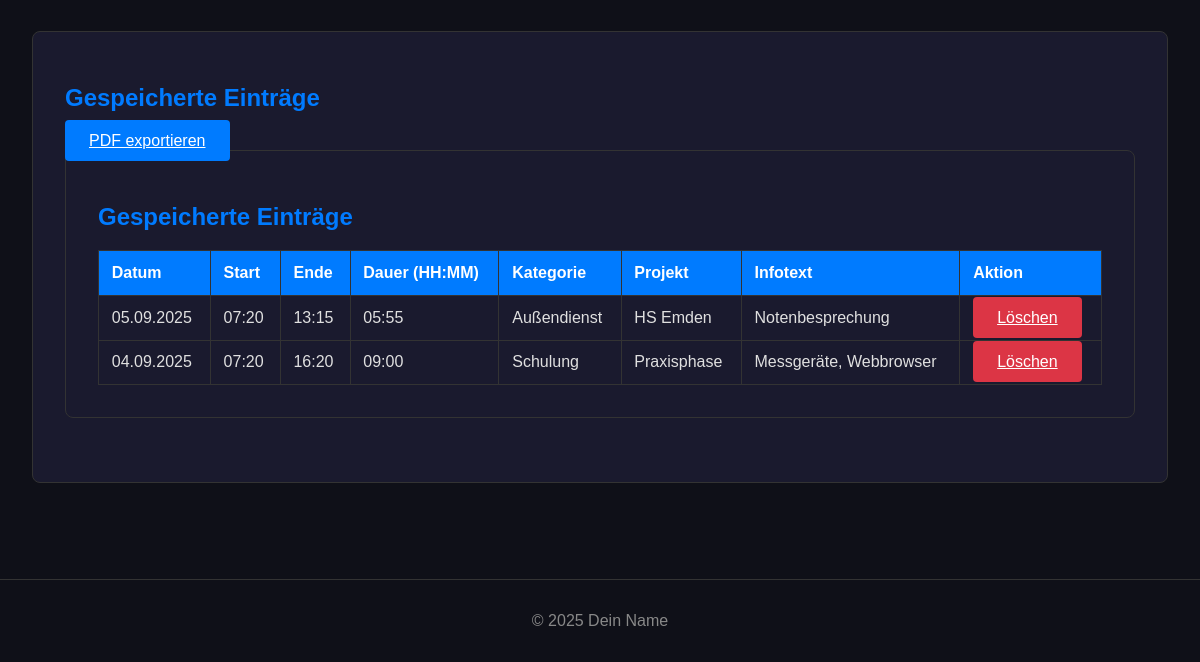
The page /dokumentation (lower part) on the database as committed earlier.
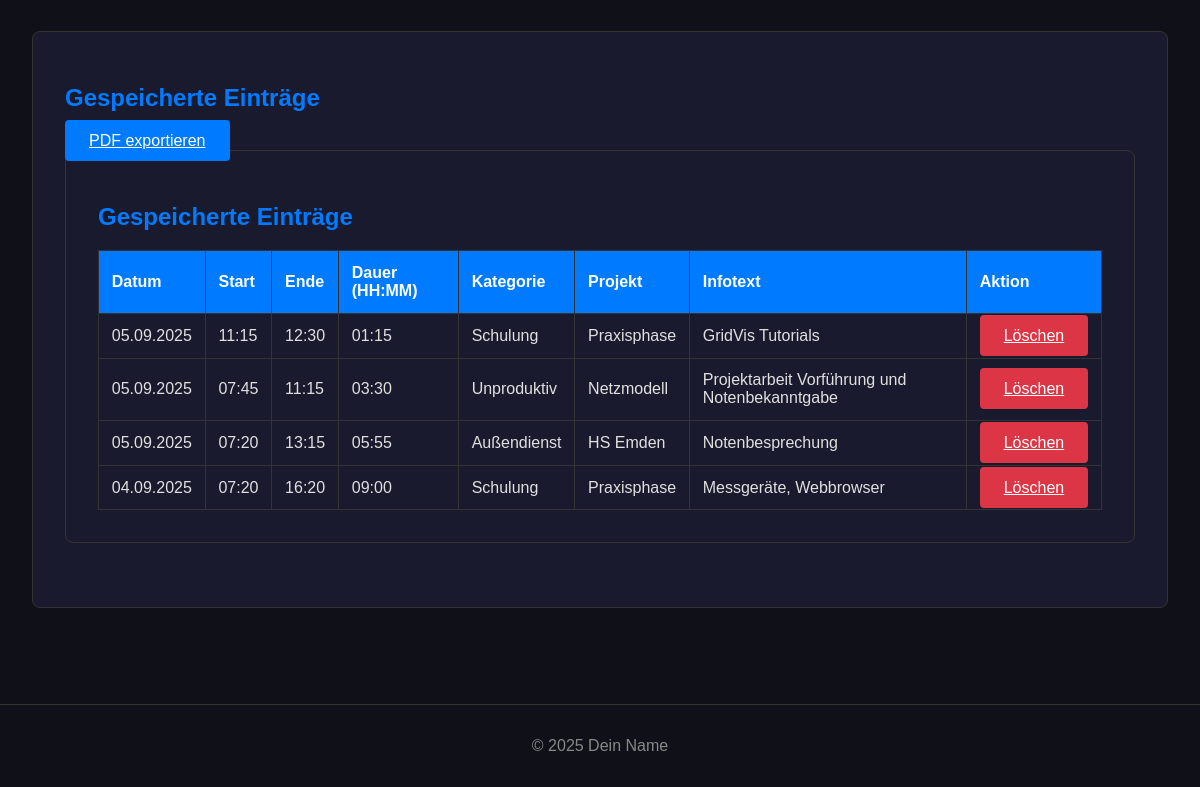
The same page on the database as committed later.
### app.py (models this page shows)
class TimeEntry(db.Model):
    id = db.Column(db.Integer, primary_key=True)
    date = db.Column(db.Date, nullable=False, default=date.today)
    start_time = db.Column(db.Time, nullable=False)
    end_time = db.Column(db.Time, nullable=False)
    category = db.Column(db.String(50), nullable=False)
    project = db.Column(db.String(100), nullable=False)
    info_text = db.Column(db.String(300), nullable=True)
    @property
    def duration(self):
        start_dt = datetime.combine(self.date, self.start_time)
        end_dt = datetime.combine(self.date, self.end_time)
        if end_dt < start_dt:
            end_dt += timedelta(days=1)
        return end_dt - start_dt
    @property
    def duration_str(self):
        total_seconds = self.duration.total_seconds()
        hours, remainder = divmod(total_seconds, 3600)
        minutes, _ = divmod(remainder, 60)
        return f"{int(hours):02}:{int(minutes):02}"

### app.py (the view, shortened to what this page needs)
@app.route('/dokumentation', methods=['GET', 'POST'])
def dokumentation():
    entries = TimeEntry.query.order_by(TimeEntry.date.desc(), TimeEntry.start_time.desc()).all()
    generate_category_chart(entries)
    return render_template('dokumentation.html', entries=entries)

### app.py (called while the page is built)
@app.context_processor
def inject_now():
    return {'now': datetime.now(timezone.utc)}

### templates/dokumentation.html (shortened to what this page needs)
{% extends 'base.html' %}
{% block content %}
    <div class="table-container">
    <h2>Gespeicherte Einträge</h2>
    <a href="{{ url_for('generate_pdf') }}" class="btn" style="margin-bottom: 1rem;">PDF exportieren</a>
    <div class="table-container">
        <h2>Gespeicherte Einträge</h2>
        <table class="data-table">
            <thead>
                <tr>
                    <th>Datum</th>
                    <th>Start</th>
                    <th>Ende</th>
                    <th>Dauer (HH:MM)</th>
                    <th>Kategorie</th>
                    <th>Projekt</th>
                    <th>Infotext</th>
                    <th>Aktion</th>
                </tr>
            </thead>
            <tbody>
                {% for entry in entries %}
                <tr>
                    <td>{{ entry.date.strftime('%d.%m.%Y') }}</td>
                    <td>{{ entry.start_time.strftime('%H:%M') }}</td>
                    <td>{{ entry.end_time.strftime('%H:%M') }}</td>
                    <td>{{ entry.duration_str }}</td>
                    <td>{{ entry.category }}</td>
                    <td>{{ entry.project }}</td>
                    <td>{{ entry.info_text }}</td>
                    <td>
                        <a href="{{ url_for('delete_entry', entry_id=entry.id) }}"
                           class="btn btn-danger"
                           onclick="return confirm('Möchtest du diesen Eintrag wirklich löschen?');">Löschen</a>
                    </td>
                </tr>
                {% else %}
                <tr>
                    <td colspan="8">Noch keine Einträge vorhanden.</td>
                </tr>
                {% endfor %}
            </tbody>
        </table>
    </div>
{% endblock %}

### templates/base.html (shortened to what this page needs)
<!DOCTYPE html>
<html lang="de">
<head>
    <link rel="stylesheet" href="{{ url_for('static', filename='css/style.css') }}">
</head>
<body>
    <main class="main-content">
        {% block content %}{% endblock %}
    </main>
    <footer>
        <p>&copy; 2025 Dein Name</p>
    </footer>
</body>
</html>

### static/css/style.css (style rules this page uses)
:root { --primary-bg-color: #0f1018; --secondary-bg-color: #1a1a2e; --primary-text-color: #e0e0e0; --accent-color: #007bff; --accent-hover-color: #0056b3; --border-color: #333; --success-color: #28a745; --error-color: #dc3545; }
body { font-family: Arial, sans-serif; background-color: var(--primary-bg-color); color: var(--primary-text-color); margin: 0; padding-top: 70px; }
.main-content { padding: 2rem; max-width: 1200px; margin: 0 auto; }
h1, h2 { color: var(--accent-color); }
.form-container, .result-container, .table-container, .chart-container { background-color: var(--secondary-bg-color); padding: 2rem; border-radius: 8px; margin-bottom: 2rem; border: 1px solid var(--border-color); }
.btn { padding: 0.75rem 1.5rem; border: none; border-radius: 4px; background-color: var(--accent-color); color: white; font-size: 1rem; cursor: pointer; transition: background-color 0.2s ease; }
.btn-danger { background-color: var(--error-color); }
.data-table { width: 100%; border-collapse: collapse; margin-top: 1rem; }
.data-table th, .data-table td { border: 1px solid var(--border-color); padding: 0.8rem; text-align: left; }
.data-table th { background-color: var(--accent-color); color: white; }
footer { text-align: center; padding: 1rem; margin-top: 2rem; border-top: 1px solid var(--border-color); color: #888; }

Rows that differ between the two databases and show on the page:
added TimeEntry: date "05.09.2025", start_time "11:15", end_time "12:30", duration_str "01:15", category "Schulung", project "Praxisphase", info_text "GridVis Tutorials"
added TimeEntry: date "05.09.2025", start_time "07:45", end_time "11:15", duration_str "03:30", category "Unproduktiv", project "Netzmodell", info_text "Projektarbeit Vorführung und Notenbekanntgabe"
